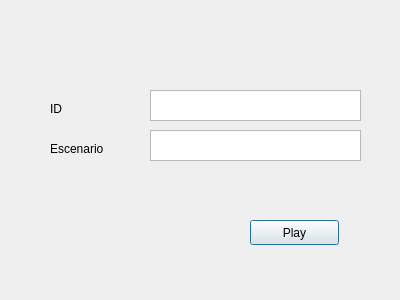
<?xml version="1.0" encoding="UTF-8"?>
<ui version="4.0">
 <class>NewGameDialog</class>
 <widget class="QDialog" name="NewGameDialog">
  <property name="geometry">
   <rect>
    <x>0</x>
    <y>0</y>
    <width>400</width>
    <height>300</height>
   </rect>
  </property>
  <property name="windowTitle">
   <string>Dialog</string>
  </property>
  <widget class="QLabel" name="label_escenario">
   <property name="geometry">
    <rect>
     <x>50</x>
     <y>140</y>
     <width>67</width>
     <height>17</height>
    </rect>
   </property>
   <property name="text">
    <string>Escenario</string>
   </property>
  </widget>
  <widget class="QTextEdit" name="nom_escenario">
   <property name="geometry">
    <rect>
     <x>150</x>
     <y>130</y>
     <width>211</width>
     <height>31</height>
    </rect>
   </property>
  </widget>
  <widget class="QLabel" name="msg_validacion">
   <property name="geometry">
    <rect>
     <x>60</x>
     <y>180</y>
     <width>281</width>
     <height>17</height>
    </rect>
   </property>
   <property name="text">
    <string/>
   </property>
  </widget>
  <widget class="QPushButton" name="play">
   <property name="geometry">
    <rect>
     <x>250</x>
     <y>220</y>
     <width>89</width>
     <height>25</height>
    </rect>
   </property>
   <property name="text">
    <string>Play</string>
   </property>
  </widget>
  <widget class="QTextEdit" name="id_partida">
   <property name="geometry">
    <rect>
     <x>150</x>
     <y>90</y>
     <width>211</width>
     <height>31</height>
    </rect>
   </property>
  </widget>
  <widget class="QLabel" name="label_id">
   <property name="geometry">
    <rect>
     <x>50</x>
     <y>100</y>
     <width>67</width>
     <height>17</height>
    </rect>
   </property>
   <property name="text">
    <string>ID</string>
   </property>
  </widget>
 </widget>
 <resources/>
 <connections/>
</ui>
